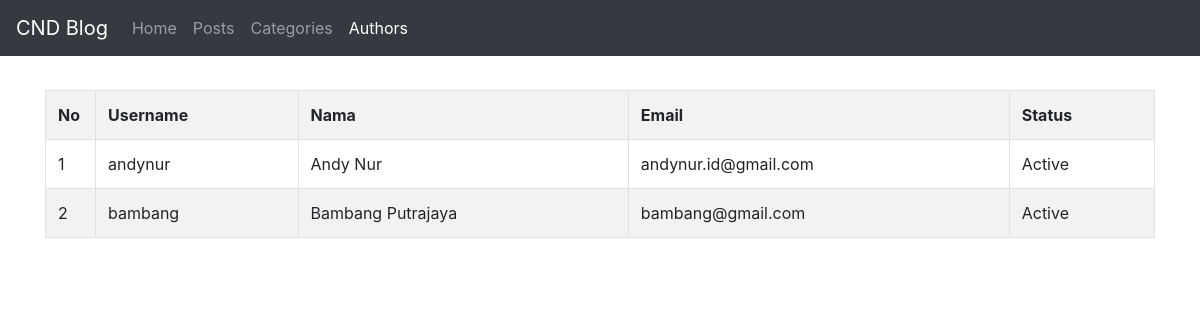
Page /index.php?page=authors/index on the committed database.
### tables this page shows
CREATE TABLE IF NOT EXISTS `users` (
  `id` int(11) NOT NULL AUTO_INCREMENT,
  `username` varchar(20) NOT NULL,
  `name` varchar(100) NOT NULL,
  `email` varchar(100) NOT NULL,
  `password` varchar(200) NOT NULL,
  `is_active` tinyint(1) NOT NULL DEFAULT '1',
  `created_at` timestamp NOT NULL DEFAULT CURRENT_TIMESTAMP,
  `updated_at` timestamp NULL DEFAULT NULL ON UPDATE CURRENT_TIMESTAMP,
  PRIMARY KEY (`id`),
  UNIQUE KEY `username` (`username`),
  UNIQUE KEY `email` (`email`)
);

### views/authors/index.php (the view, shortened to what this page needs)
<?php
	require_once('connection.php');
	$query = "SELECT * FROM users";
?>
<div class="row">
	<div class="col-md-12">
		<table class="table table-striped table-bordered" style="margin-top: 10px">
			<tr>
				<th width="50px">No</th>
				<th>Username</th>
				<th>Nama</th>
				<th>Email</th>
				<th>Status</th>
			</tr>
			<?php
			$data = mysqli_query($connection, $query);
			if ($data->num_rows > 0) {
				$no = 1;
				while ( $obj = mysqli_fetch_object($data) ) {
			?>
					<tr>
						<td><?= $no ?></td>
						<td><?= $obj->username ?></td>
						<td><?= $obj->name ?></td>
						<td><?= $obj->email ?></td>
						<td><?= $obj->is_active == '1' ? 'Active' : 'Unactive' ?></td>
					</tr>
			<?php
					$no++;
				}
			} else {
				echo '<tr><td colspan="6">Tidak ada yang sesuai untuk ditampilkan.</td></tr>';
			}
			?>
		</table>
	</div>
</div>

### rows in the picture
users: username "andynur", name "Andy Nur", email "andynur.id@gmail.com", is_active "Active"
users: username "bambang", name "Bambang Putrajaya", email "bambang@gmail.com", is_active "Active"
